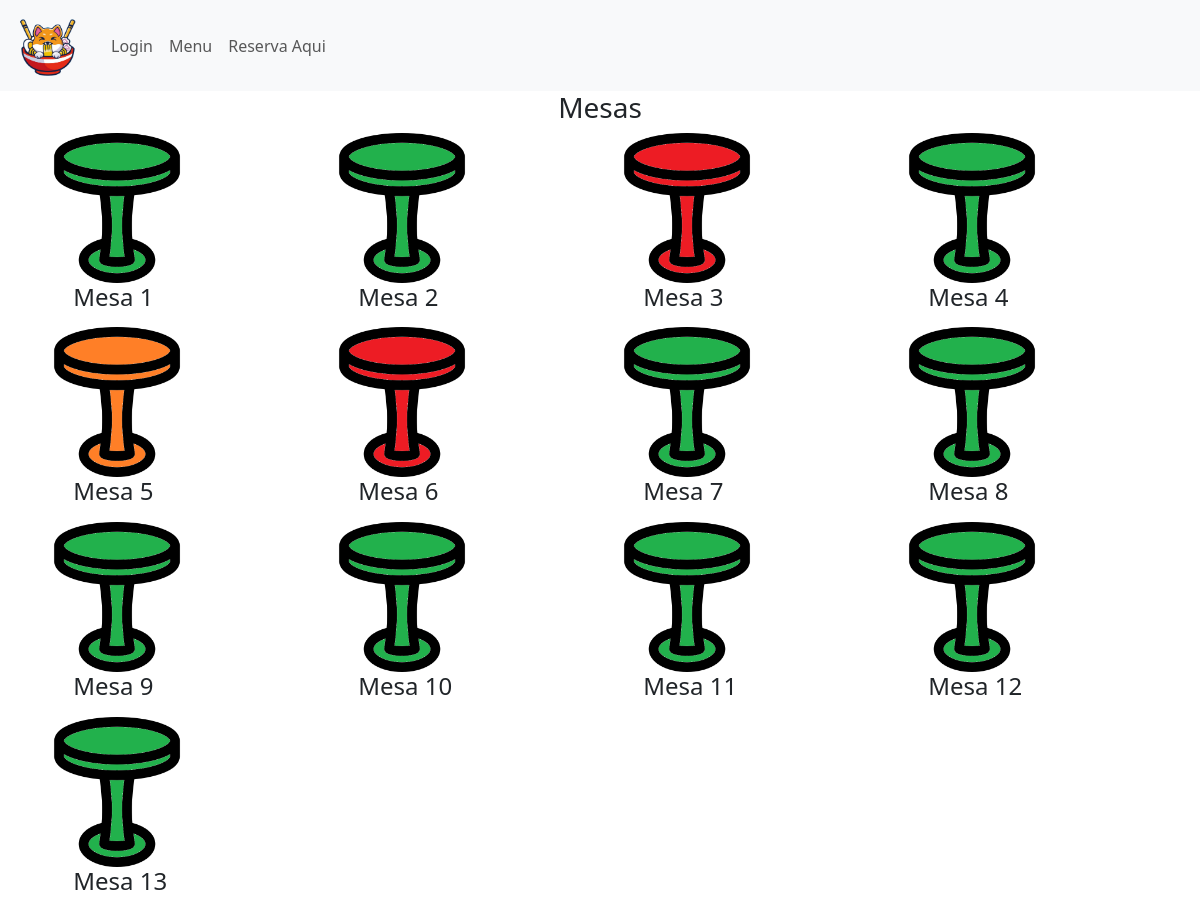
The app's page /mesas with its own data.
### appweb/models.py (models this page shows, shortened)
class Mesa (models.Model):
    ID_Mesa = models.AutoField(primary_key=True, help_text="Id de la mesa")
    Nombre_Mesa = models.CharField(max_length=10, help_text="Identificador de la mesa")
    Estado_Ocupado = models.BooleanField()
    Estado_Reservado = models.BooleanField()

### appweb/views.py (the view)
# urls.py: path('mesas',mesas,name='mesas'),
def mesas (request):
    mesastb =  Mesa.objects.all()
    data = {
        "Mesas": mesastb,
          }
    return render(request, "mesas.html", data)

### appweb/templates/mesas.html (shortened to what this page needs)
{% extends 'base.html' %}
{% block contenido %}
{% load static%}
<div class="container" style="height: 805px;">
      <div class="cont-profesionales col-lg-12 col-md-12 col-sm-12 col-xs-12">
        <h3 style="text-align: center;">Mesas</h3>
        <div class="cont-listado row">
          {% for x in Mesas %}
          {% if x.ID_Mesa is 0  %}
          {% else %}
          <div class="col-lg-3 col-md-3 col-sm-6 col-xs-12">
            <div class="prof int">
              <figure>
                <a href="#">
                    {% if x.Estado_Ocupado %}
                    <a href="#" ><img width="150" height="150" src="{% static 'image/mesaa.png' %}"
                      class="img-responsive wp-post-image" alt="" decoding="async" loading="lazy">  </a>
                      {% elif x.Estado_Reservado  %}
                      <img width="150" height="150" src="{% static 'image/mesab.png' %}"
                      class="img-responsive wp-post-image" alt="" decoding="async" loading="lazy">
                      {% else %}
                      <img width="150" height="150" src="{% static 'image/mesac.png' %}"
                      class="img-responsive wp-post-image" alt="" decoding="async" loading="lazy">
                  {% endif %}
                  </a>
                <h4 class="nombre" style="margin-left:12%;">{{x.Nombre_Mesa}} </h4>
              </figure>
            </div>
          </div>
          {% endif %}
          {% endfor %}
      </div>
    </div>
{% endblock %}

### records on screen
Mesa: Estado_Ocupado False (drawn), Nombre_Mesa "Mesa 1"
Mesa: Estado_Ocupado False (drawn), Nombre_Mesa "Mesa 2"
Mesa: Estado_Ocupado True (drawn), Nombre_Mesa "Mesa 3"
Mesa: Estado_Ocupado False (drawn), Nombre_Mesa "Mesa 4"
Mesa: Estado_Ocupado False (drawn), Nombre_Mesa "Mesa 5"
Mesa: Estado_Ocupado True (drawn), Nombre_Mesa "Mesa 6"
Mesa: Estado_Ocupado False (drawn), Nombre_Mesa "Mesa 7"
Mesa: Estado_Ocupado False (drawn), Nombre_Mesa "Mesa 8"
Mesa: Estado_Ocupado False (drawn), Nombre_Mesa "Mesa 9"
Mesa: Estado_Ocupado False (drawn), Nombre_Mesa "Mesa 10"
Mesa: Estado_Ocupado False (drawn), Nombre_Mesa "Mesa 11"
Mesa: Estado_Ocupado False (drawn), Nombre_Mesa "Mesa 12"
Mesa: Estado_Ocupado False (drawn), Nombre_Mesa "Mesa 13"
